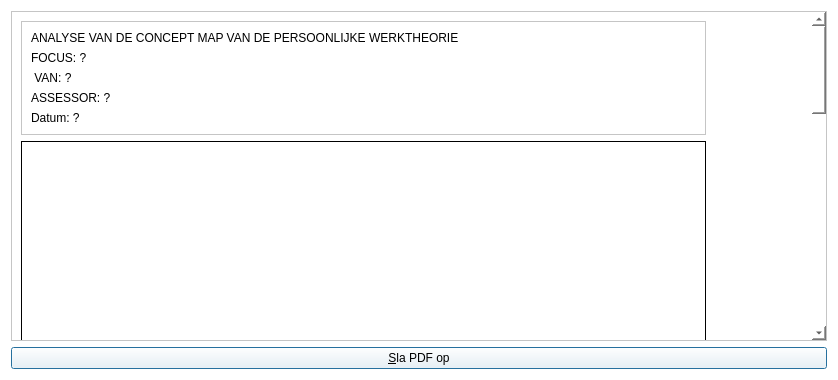
<?xml version="1.0" encoding="UTF-8"?>
<ui version="4.0">
 <class>QtPrintRatingDialog</class>
 <widget class="QDialog" name="QtPrintRatingDialog">
  <property name="geometry">
   <rect>
    <x>0</x>
    <y>0</y>
    <width>838</width>
    <height>380</height>
   </rect>
  </property>
  <property name="windowTitle">
   <string>Preview van PDF</string>
  </property>
  <property name="windowIcon">
   <iconset resource="BrainWeaver.qrc">
    <normaloff>:/images/PicArrow14x14.png</normaloff>:/images/PicArrow14x14.png</iconset>
  </property>
  <property name="styleSheet">
   <string notr="true">background-color: rgb(255, 255, 255);</string>
  </property>
  <layout class="QVBoxLayout" name="verticalLayout_5">
   <item>
    <widget class="QScrollArea" name="scrollArea">
     <property name="verticalScrollBarPolicy">
      <enum>Qt::ScrollBarAlwaysOn</enum>
     </property>
     <property name="horizontalScrollBarPolicy">
      <enum>Qt::ScrollBarAsNeeded</enum>
     </property>
     <property name="widgetResizable">
      <bool>true</bool>
     </property>
     <widget class="QWidget" name="scrollAreaWidgetContents">
      <property name="geometry">
       <rect>
        <x>0</x>
        <y>0</y>
        <width>703</width>
        <height>1131</height>
       </rect>
      </property>
      <property name="maximumSize">
       <size>
        <width>703</width>
        <height>16777215</height>
       </size>
      </property>
      <layout class="QVBoxLayout" name="verticalLayout_6">
       <item>
        <widget class="QFrame" name="frame_header">
         <property name="frameShape">
          <enum>QFrame::StyledPanel</enum>
         </property>
         <property name="frameShadow">
          <enum>QFrame::Raised</enum>
         </property>
         <layout class="QVBoxLayout" name="verticalLayout_2">
          <item>
           <widget class="QLabel" name="label_title">
            <property name="text">
             <string>ANALYSE VAN DE CONCEPT MAP VAN DE PERSOONLIJKE WERKTHEORIE</string>
            </property>
           </widget>
          </item>
          <item>
           <widget class="QLabel" name="label_focal_question">
            <property name="text">
             <string>FOCUS: ?</string>
            </property>
            <property name="wordWrap">
             <bool>true</bool>
            </property>
           </widget>
          </item>
          <item>
           <widget class="QLabel" name="label_student_name">
            <property name="text">
             <string> VAN: ?</string>
            </property>
           </widget>
          </item>
          <item>
           <widget class="QLabel" name="label_assessor_name">
            <property name="text">
             <string>ASSESSOR: ?</string>
            </property>
           </widget>
          </item>
          <item>
           <widget class="QLabel" name="label_date">
            <property name="text">
             <string>Datum: ?</string>
            </property>
           </widget>
          </item>
         </layout>
        </widget>
       </item>
       <item>
        <widget class="QFrame" name="frame_concept_map">
         <property name="minimumSize">
          <size>
           <width>0</width>
           <height>978</height>
          </size>
         </property>
         <property name="frameShape">
          <enum>QFrame::Box</enum>
         </property>
         <property name="frameShadow">
          <enum>QFrame::Plain</enum>
         </property>
         <layout class="QVBoxLayout" name="verticalLayout"/>
        </widget>
       </item>
      </layout>
     </widget>
    </widget>
   </item>
   <item>
    <widget class="QPushButton" name="button_print">
     <property name="text">
      <string>&amp;Sla PDF op</string>
     </property>
    </widget>
   </item>
  </layout>
 </widget>
 <resources>
  <include location="BrainWeaver.qrc"/>
 </resources>
 <connections/>
</ui>
